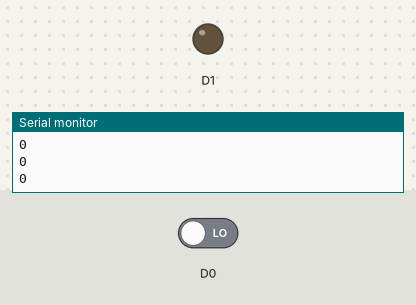
Bench run of a sketch on a simulated ESP8266 (NodeMCU). Parts: output pins drawn as LEDs (lit = HIGH), the last lines printed to the serial monitor. The test bench sets the inputs (shaded band); at power-on: D0 LOW.

Above: at 1.8 s.
1.9 s: D0 driven HIGH
At 3.2 s:
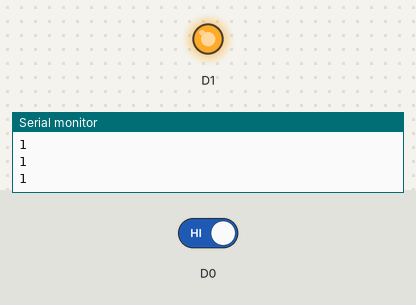
3.5 s: D0 driven LOW
At 4.3 s:
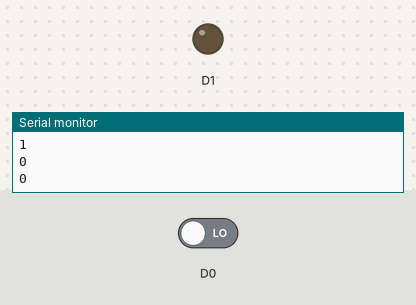
Timing chart, 0 to 6.5 s (numbered marks = the images above; inputs shaded):
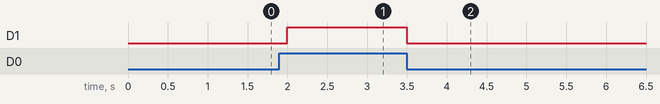

Measured:
- after the input at 1.9 s, D1: LOW → HIGH after 0.10 s
- after the input at 3.5 s, D1: HIGH → LOW at once

The sketch:

sw1.ino
```cpp
int state ;
void setup() {
  // put your setup code here, to run once:
  pinMode(D0,INPUT);
  pinMode(D1,OUTPUT);
  Serial.begin(9600);

}

void loop() {
  // put your main code here, to run repeatedly:
  state=digitalRead(D0);
  digitalWrite(D1,state);
  Serial.println(state);
  delay(500);


}
```
